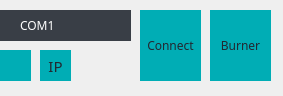
<?xml version="1.0" encoding="UTF-8"?>
<ui version="4.0">
 <class>SerialConnect</class>
 <widget class="QWidget" name="SerialConnect">
  <property name="geometry">
   <rect>
    <x>0</x>
    <y>0</y>
    <width>283</width>
    <height>96</height>
   </rect>
  </property>
  <property name="windowTitle">
   <string>Form</string>
  </property>
  <property name="styleSheet">
   <string notr="true"/>
  </property>
  <widget class="ClickedComboBox" name="cb_serial">
   <property name="geometry">
    <rect>
     <x>0</x>
     <y>10</y>
     <width>131</width>
     <height>31</height>
    </rect>
   </property>
   <property name="font">
    <font>
     <family>Bahnschrift Light</family>
    </font>
   </property>
   <property name="styleSheet">
    <string notr="true">QComboBox
{
	border:transparent;   
	color: rgb(255, 255, 255);
    background-color:#393e46;
    padding: 5px 5px 5px 20px;

}
QComboBox QAbstractItemView{
    border:1px solid rgb(109,109,109);
    border:2px;
}
QComboBox::drop-down:disabled {
    width: 20px;
    border:transparent; 
	background-color:rgb(109, 109, 109) ;
}
QComboBox::drop-down {
    width: 0px;
    border:transparent; 
	background-color: #0065a3;

}
QComboBox::down-arrow {
    padding:10px;
	color: rgb(255, 255, 255);
}
QComboBox QAbstractItemView:item{
    border:transparent; 
	color: rgb(255, 255, 255);
	background-color:rgb(57, 57, 57);
	padding: 2px 2px 2px 18px;
	height:22px;
}
QListView::item {
    background: white;
	border:transparent;
}
 
QListView::item:hover {
    background: #BDD7FD;
}

QComboBox QScrollBar::vertical{ /*主体部分*/
    width:5px;
    background-color:rgb(57, 57, 57);
    border:none;
}
QComboBox QScrollBar::handle::vertical{ /*滑块主体*/
    border-radius:5px;
    width: 5px;
    background:rgb(0, 170, 255);
}
QComboBox QScrollBar::handle::vertical::hover{
    background:rgb(50,50,50);
}
QComboBox QScrollBar::add-line::vertical{/*上箭头*/
    border:none;
}
QComboBox QScrollBar::sub-line::vertical{/*下箭头*/
    border:none;
}</string>
   </property>
   <item>
    <property name="text">
     <string>COM1</string>
    </property>
   </item>
  </widget>
  <widget class="QPushButton" name="bn_connect">
   <property name="geometry">
    <rect>
     <x>140</x>
     <y>10</y>
     <width>61</width>
     <height>71</height>
    </rect>
   </property>
   <property name="font">
    <font>
     <family>Bahnschrift Light</family>
     <weight>50</weight>
     <bold>false</bold>
    </font>
   </property>
   <property name="styleSheet">
    <string notr="true">QPushButton {
color: #222831;
background-color:#00ADB5;
border:transparent;
}
</string>
   </property>
   <property name="text">
    <string>Connect</string>
   </property>
  </widget>
  <widget class="QPushButton" name="bn_connect_3">
   <property name="geometry">
    <rect>
     <x>210</x>
     <y>10</y>
     <width>61</width>
     <height>71</height>
    </rect>
   </property>
   <property name="font">
    <font>
     <family>Bahnschrift Light</family>
     <weight>50</weight>
     <bold>false</bold>
    </font>
   </property>
   <property name="styleSheet">
    <string notr="true">QPushButton {
color: #222831;
background-color:#00ADB5;
border:transparent;
}
</string>
   </property>
   <property name="text">
    <string>Burner</string>
   </property>
  </widget>
  <widget class="QPushButton" name="bn_setting">
   <property name="geometry">
    <rect>
     <x>0</x>
     <y>50</y>
     <width>31</width>
     <height>31</height>
    </rect>
   </property>
   <property name="font">
    <font>
     <family>Bahnschrift Light</family>
    </font>
   </property>
   <property name="styleSheet">
    <string notr="true">QPushButton {
color: #222831;
background-color:#00ADB5;
border:transparent;
padding: 5px;
	image: url(:/icon/icon/setting.png);
}
</string>
   </property>
   <property name="text">
    <string/>
   </property>
  </widget>
  <widget class="QPushButton" name="bn_getIP">
   <property name="geometry">
    <rect>
     <x>40</x>
     <y>50</y>
     <width>31</width>
     <height>31</height>
    </rect>
   </property>
   <property name="font">
    <font>
     <family>Bahnschrift Light</family>
     <pointsize>11</pointsize>
    </font>
   </property>
   <property name="styleSheet">
    <string notr="true">QPushButton {
color: #222831;
background-color:#00ADB5;
border:transparent;
}
</string>
   </property>
   <property name="text">
    <string>IP</string>
   </property>
  </widget>
 </widget>
 <customwidgets>
  <customwidget>
   <class>ClickedComboBox</class>
   <extends>QComboBox</extends>
   <header>clickedcombobox.h</header>
  </customwidget>
 </customwidgets>
 <resources/>
 <connections/>
</ui>
